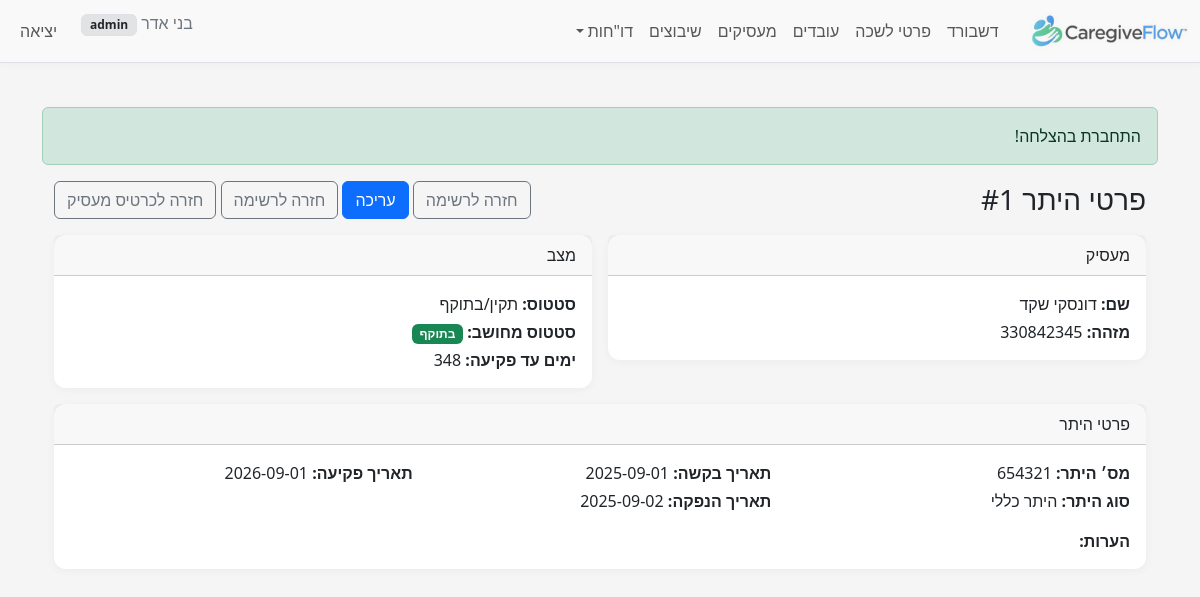
Page /index.php?r=employment_permits/view&id=1&employer_id=1 (signed in) on the committed database.
### tables this page shows
CREATE TABLE `employment_permits` (
  `id` bigint(20) UNSIGNED NOT NULL,
  `employer_id` bigint(20) UNSIGNED NOT NULL,
  `permit_number` varchar(60) NOT NULL,
  `permit_type_code` tinyint(3) UNSIGNED DEFAULT NULL,
  `request_date` date DEFAULT NULL,
  `issue_date` date DEFAULT NULL,
  `expiry_date` date DEFAULT NULL,
  `status_code` tinyint(3) UNSIGNED DEFAULT NULL,
  `notes` text DEFAULT NULL,
  `created_at` timestamp NULL DEFAULT current_timestamp(),
  `updated_at` timestamp NULL DEFAULT current_timestamp() ON UPDATE current_timestamp()
);

CREATE TABLE `employers` (
  `id` bigint(20) UNSIGNED NOT NULL,
  `id_type_code` tinyint(3) UNSIGNED NOT NULL,
  `id_number` varchar(20) NOT NULL,
  `passport_number` varchar(20) DEFAULT NULL,
  `last_name` varchar(60) NOT NULL,
  `first_name` varchar(60) NOT NULL,
  `gender_code` tinyint(3) UNSIGNED DEFAULT NULL COMMENT 'Employer gender (1=male,2=female per BAFI)',
  `phone` varchar(10) DEFAULT NULL,
  `phone_prefix_il` varchar(4) DEFAULT NULL,
  `phone_number_il` varchar(10) DEFAULT NULL,
  `phone_alt` varchar(30) DEFAULT NULL,
  `email` varchar(120) DEFAULT NULL,
  `birth_date` date DEFAULT NULL,
  `birth_year` smallint(5) UNSIGNED DEFAULT NULL COMMENT 'Employer birth year (yyyy)',
  `city_code` int(10) UNSIGNED DEFAULT NULL,
  `city_name_he` varchar(120) DEFAULT NULL,
  `street_code` int(10) UNSIGNED DEFAULT NULL,
  `street_name_he` varchar(120) DEFAULT NULL,
  `foreign_country_code` int(10) UNSIGNED DEFAULT NULL COMMENT 'MoI country numeric code for foreign employer',
  `house_no` varchar(10) DEFAULT NULL,
  `apartment` varchar(10) DEFAULT NULL,
  `zipcode` varchar(10) DEFAULT NULL,
  `notes` text DEFAULT NULL,
  `created_at` timestamp NOT NULL DEFAULT current_timestamp(),
  `updated_at` timestamp NULL DEFAULT current_timestamp() ON UPDATE current_timestamp(),
  `company_name` varchar(150) DEFAULT NULL,
  `contact_email` varchar(120) DEFAULT NULL,
  `contact_name` varchar(120) DEFAULT NULL,
  `contact_phone` varchar(30) DEFAULT NULL
);

### src/controllers/EmploymentPermitsController.php (called while the page is built, shortened)
<?php
require_once __DIR__ . '/../models/EmploymentPermit.php';
require_once __DIR__ . '/../services/EmploymentPermitService.php';
class EmploymentPermitsController
{
    public static function view(PDO $pdo)
    {
        $m  = new EmploymentPermit($pdo);
        $id = (int)($_GET['id'] ?? 0);
        $item = $m->find($id);
        $emp = self::employer_brief($pdo, (int)$item['employer_id']);
        $status_name = self::status_codes($pdo)[$item['status_code']] ?? null;
        $type_name   = $item['permit_type_code'] !== null
            ? (self::type_codes($pdo)[$item['permit_type_code']] ?? null)
            : null;
        $derived_status_code = EmploymentPermitService::derivedStatusCode(
            $item['status_code'] ?? null,
            $item['expiry_date'] ?? null
        );
        $days_left = EmploymentPermitService::daysUntilExpiry($item['expiry_date'] ?? null);
        require __DIR__ . '/../../views/employment_permits/view.php';
    }
    private static function status_codes(PDO $pdo): array
    {
        $rows = $pdo->query("SELECT employment_permit_status_code AS code, name_he FROM employment_permit_status_codes ORDER BY code")
                    ->fetchAll(PDO::FETCH_ASSOC);
        $out = [];
        foreach ($rows as $r) { $out[(int)$r['code']] = $r['name_he']; }
        return $out;
    }
    private static function type_codes(PDO $pdo): array
    {
        $rows = $pdo->query("SELECT employment_permit_type_code AS code, name_he FROM employment_permit_type_codes ORDER BY code")
                    ->fetchAll(PDO::FETCH_ASSOC);
        $out = [];
        foreach ($rows as $r) { $out[(int)$r['code']] = $r['name_he']; }
        return $out;
    }
    private static function employer_brief(PDO $pdo, int $id): ?array
    {
        $stmt = $pdo->prepare("SELECT id, first_name, last_name, id_number, passport_number FROM employers WHERE id = :id");
        $stmt->execute([':id' => $id]);
        $row = $stmt->fetch(PDO::FETCH_ASSOC);
        return $row ?: null;
    }
}

### public/index.php (called while the page is built, shortened)
<?php
require __DIR__ . '/../src/helpers.php';
$pdo = db();
$route = $_GET['r'] ?? 'dashboard/index';
[$ctrl, $action] = array_pad(explode('/', $route, 2), 2, 'index');
$action = strtok($action, '&?');
$action = preg_replace('/[^A-Za-z0-9_]/', '', $action);
$controllerClass = preg_replace('/[^A-Za-z0-9]/', '', ucwords(str_replace(['_', '-'], ' ', $ctrl))) . 'Controller';
call_user_func([$controllerClass, $action], $pdo);

### src/models/EmploymentPermit.php (called while the page is built, shortened)
<?php
class EmploymentPermit
{
    private $pdo;
    public function __construct(PDO $pdo)
    {
        $this->pdo = $pdo;
    }
    public function find(int $id): ?array
    {
        $stmt = $this->pdo->prepare("SELECT * FROM employment_permits WHERE id = :id");
        $stmt->execute([':id' => $id]);
        $row = $stmt->fetch(PDO::FETCH_ASSOC);
        return $row ?: null;
    }
}

### src/helpers.php (called while the page is built, shortened)
<?php
function e($str): string { return htmlspecialchars((string)$str, ENT_QUOTES | ENT_SUBSTITUTE, 'UTF-8'); }

### src/services/EmploymentPermitService.php (called while the page is built, shortened)
<?php
class EmploymentPermitService
{
    public static function derivedStatusCode($status_code, ?string $expiry_date)
    {
        return is_numeric($status_code) ? (int)$status_code : null;
    }
    public static function daysUntilExpiry(?string $expiry_date): ?int
    {
        $d = (new DateTime($expiry_date))->setTime(0,0,0);
        $t = (new DateTime('today'))->setTime(0,0,0);
        return (int)$t->diff($d)->format('%r%a');
    }
}

### views/employment_permits/view.php (the view, shortened to what this page needs)
<?php require __DIR__ . '/../layout/header.php'; ?>
<div class="container" dir="rtl">
    <div class="d-flex justify-content-between align-items-center mb-3">
        <h3 class="m-0">פרטי היתר #<?= e($item['id']) ?></h3>
        <div>
            <a class="btn btn-outline-secondary" href="?r=employment_permits/index&employer_id=<?= e($item['id']) ?>">חזרה לרשימה</a>
            <a class="btn btn-primary" href="?r=employment_permits/edit&id=<?= e($item['id']) ?>">עריכה</a>
            <a class="btn btn-outline-secondary" href="?r=employment_permits/index&employer_id=<?= e($_GET['employer_id']) ?>">חזרה לרשימה</a>
            <a class="btn btn-outline-secondary" href="?r=employers/show&id=<?= e($emp['id']) ?>">חזרה לכרטיס מעסיק</a>
        </div>
    </div>
    <div class="row g-3">
        <div class="col-md-6">
            <div class="card">
                <div class="card-header">מעסיק</div>
                <div class="card-body">
                    <?php if (!empty($emp)): ?>
                        <div class="mb-1"><strong>שם:</strong> <?= e($emp['last_name'] . ' ' . $emp['first_name']) ?></div>
                        <div class="mb-0"><strong>מזהה:</strong> <?= e($emp['id_number'] ?? $emp['passport_number'] ?? '') ?></div>
                    <?php else: ?>
                        <div class="text-muted">—</div>
                    <?php endif; ?>
                </div>
            </div>
        </div>
        <div class="col-md-6">
            <div class="card">
                <div class="card-header">מצב</div>
                <div class="card-body">
                    <div class="mb-1">
                        <strong>סטטוס:</strong>
                        <?= e($status_name ?? '—') ?>
                    </div>
                    <div class="mb-1">
                        <strong>סטטוס מחושב:</strong>
                        <?php if ($derived_status_code === 'expired'): ?>
                            <span class="badge bg-danger">פג</span>
                        <?php else: ?>
                            <span class="badge bg-success">בתוקף</span>
                        <?php endif; ?>
                    </div>
                    <div class="mb-0">
                        <strong>ימים עד פקיעה:</strong>
                        <?php if (is_null($days_left)): ?>
                            —
                        <?php elseif ($days_left < 0): ?>
                            <span class="text-danger"><?= e($days_left) ?></span>
                        <?php elseif ($days_left <= 30): ?>
                            <span class="text-warning"><?= e($days_left) ?></span>
                        <?php else: ?>
                            <?= e($days_left) ?>
                        <?php endif; ?>
                    </div>
                </div>
            </div>
        </div>
        <div class="col-12">
            <div class="card">
                <div class="card-header">פרטי היתר</div>
                <div class="card-body">
                    <div class="row g-3">
                        <div class="col-md-4">
                            <div class="mb-1"><strong>מס׳ היתר:</strong> <?= e($item['permit_number']) ?></div>
                            <div class="mb-0">
                                <strong>סוג היתר:</strong>
                                <?= e($type_name ?? '—') ?>
                            </div>
                        </div>
                        <div class="col-md-4">
                            <div class="mb-1"><strong>תאריך בקשה:</strong> <?= e($item['request_date'] ?? '') ?></div>
                            <div class="mb-0"><strong>תאריך הנפקה:</strong> <?= e($item['issue_date'] ?? '') ?></div>
                        </div>
                        <div class="col-md-4">
                            <div class="mb-1"><strong>תאריך פקיעה:</strong> <?= e($item['expiry_date'] ?? '') ?></div>
                        </div>
                        <div class="col-12">
                            <div class="mb-0"><strong>הערות:</strong><br><?= nl2br(e($item['notes'] ?? '')) ?></div>
                        </div>
                    </div>
                </div>
            </div>
        </div>
    </div>
</div>
<?php require __DIR__ . '/../layout/footer.php'; ?>

### public/assets/css/style.css (style rules this page uses)
body { background-color: #f5f5f5; color: #212529; }
.card { border: 0; box-shadow: 0 2px 10px rgba(0,0,0,.04); border-radius: .75rem; }

### rows in the picture
employment_permits: id "1", expiry_date "348", permit_number "654321", request_date "2025-09-01", issue_date "2025-09-02", expiry_date "2026-09-01"
employers: last_name+first_name "דונסקי שקד", id_number "330842345"

### other values in the picture
$u['display_name'] "בני אדר"
$u['role'] "admin"
$f['msg'] "התחברת בהצלחה!"
$status_name "תקין/בתוקף"
$type_name "היתר כללי"
